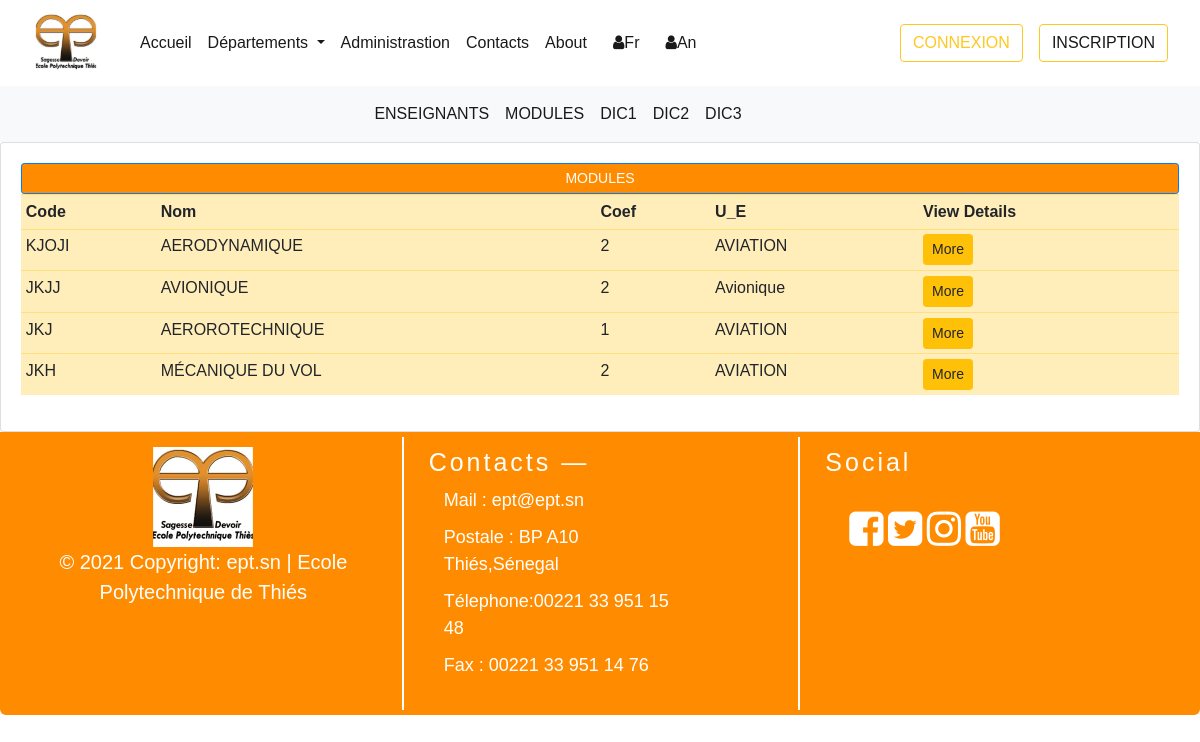
Screenshot of /fr/departement/departements/module_aero with the database file from the repository.
### departements/models.py (models this page shows, shortened)
class MatiereModel(models.Model):
    CATEGORY = (
            ('GIT', 'GIT'),
            ('GEM', 'GEM'),
            ('AERO', 'AERO'),
            ('GC', 'GC'),
            ('TC', 'TC')
        )
    code_matiere = models.CharField(max_length=300,unique=True)
    nom_matiere = models.CharField(max_length=300)
    coefficient = models.IntegerField(null=True)
    credit_matiere = models.IntegerField(null= True)
    quota_horaire = models.IntegerField(null= True)
    description_matiere = models.TextField(null= True)
    unite_enseignement = models.ForeignKey(UniteEnseignementModel, on_delete=models.CASCADE)
    classe = models.CharField(max_length = 200, null = True, choices = CATEGORY)
    class Meta :
        verbose_name = "Matiere"

class UniteEnseignementModel(models.Model):
    code_ue = models.CharField(max_length=300,unique=True, null=True)
    nom_ue = models.CharField(max_length=300, null=True)
    id_classe = models.ForeignKey(ClasseModel, on_delete= models.CASCADE)
    def __str__(self) -> str:
        return self.nom_ue
    class Meta :
        verbose_name = "Unité d'Enseignement"
        verbose_name_plural = "Unités d'Enseignement"

### departements/views.py (the view)
# urls.py: path("departement/departements/module_aero", module_aero, name="module_aero"),
def module_aero(request):
    modules = MatiereModel.objects.filter(classe = "AERO")
    context = {"modules" : modules}
    return render(request, "departements/Middle_bar/module_aero.html", context)

### templates/departements/Middle_bar/module_aero.html (shortened to what this page needs)
{% extends "home/base.html" %}
{% block content %}
{% include 'departements/dept_aero/menu_nav_dep_aero.html' %}
<div class="container">
    <div class="row">
        <div class="col-md-12">
            <div class="card card-body">
                <a class="btn btn-primary btn-sm btn-block" style="background-color:darkorange;" href="">MODULES </a>
                <table class="table table-sm table-warning">
                    <tr>
                        <th>Code</th>
                        <th>Nom</th>
                        <th>Coef</th>
                        <th>U_E</th>
                        <th>View Details</th>
                    </tr>
                    {% for module in modules %}
                        <tr>
                            <td>{{ module.code_matiere }}</td>
                            <td>{{ module.nom_matiere |upper }}</td>
                            <td>{{ module.coefficient }}</td>
                            <td>{{ module.unite_enseignement }}</td>
                            <td><a class="btn btn-sm btn-warning" href="#">More</a></td>
                        </tr>
                    {% endfor %}
                </table>
            </div>
        </div>
    </div>
{% endblock %}

### templates/home/connexion.html (style rules this page uses)
body { font-family: Arial, Helvetica, sans-serif; }

### rows the page displays
MatiereModel: code_matiere "KJOJI", nom_matiere "AERODYNAMIQUE", coefficient "2", unite_enseignement "AVIATION"
MatiereModel: code_matiere "JKJJ", nom_matiere "AVIONIQUE", coefficient "2", unite_enseignement "Avionique"
MatiereModel: code_matiere "JKJ", nom_matiere "AEROROTECHNIQUE", coefficient "1", unite_enseignement "AVIATION"
MatiereModel: code_matiere "JKH", nom_matiere "MÉCANIQUE DU VOL", coefficient "2", unite_enseignement "AVIATION"
